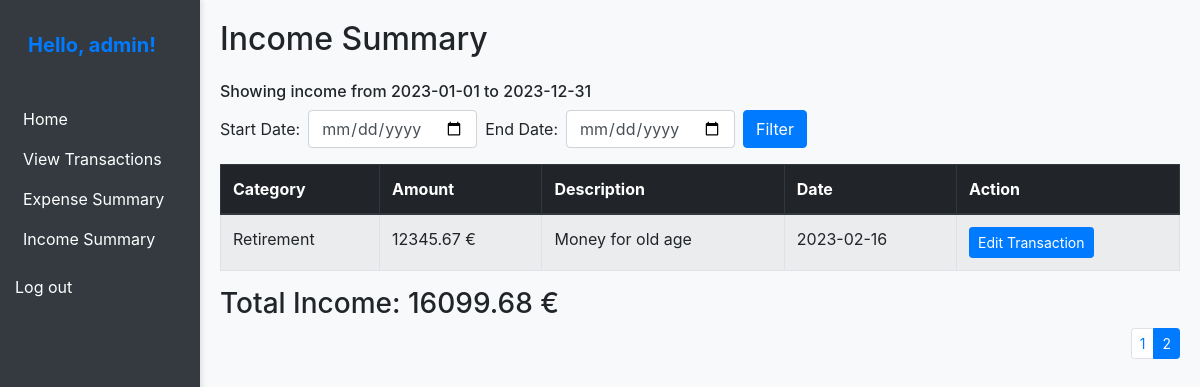
The page /expense_tracker/income_summary/?page=2 (signed in) on the database its author committed.
### expense_manager/models.py (models this page shows, shortened)
class Transaction(models.Model):
    user = models.ForeignKey(User, on_delete=models.CASCADE)
    amount = models.DecimalField(max_digits=10, decimal_places=2)
    category = models.ForeignKey(Category, on_delete=models.CASCADE)
    description = models.TextField(max_length=50, null=True, blank=True)
    date = models.DateField()
    TRANSACTION_TYPES = [
        ('income', 'Income'),
        ('expense', 'Expense'),
    ]
    transaction_type = models.CharField(max_length=10, choices=TRANSACTION_TYPES)
    class Meta:
        verbose_name = 'Transaction'
        verbose_name_plural = 'Transactions'

class Category(models.Model):
    user = models.ForeignKey(User, on_delete=models.CASCADE, blank=True, null=True)
    CATEGORY_CHOICES = (
        ('a', 'Housing'),
        ('b', 'Transportation'),
        ('c', 'Food'),
        ('d', 'Utilities'),
        ('e', 'Clothing'),
        ('f', 'Medical/Healthcare'),
        ('g', 'Insurance'),
        ('h', 'Household Items/Supplies'),
        ('i', 'Personal'),
        ('j', 'Debt'),
        ('k', 'Retirement'),
        ('l', 'Education'),
        ('m', 'Savings'),
        ('n', 'Gifts/Donations'),
        ('r', 'Entertainment'),
        ('o', 'Other')
    )
    category_name = models.CharField(max_length=1, choices=CATEGORY_CHOICES, blank=True, null=True,
                                     help_text='Categories')
    class Meta:
        verbose_name = 'Category'
        verbose_name_plural = 'Categories'

### expense_manager/views.py (the view)
# urls.py: path('income_summary/', views.income_summary, name='income_summary'),
@login_required
def income_summary(request):
    current_year = timezone.now().year
    start_date = f'{current_year}-01-01'
    end_date = f'{current_year}-12-31'
    if request.method == 'POST':
        start_date = request.POST.get('start_date')
        end_date = request.POST.get('end_date')
    income = Transaction.objects.filter(
        user=request.user,
        transaction_type='income',
        date__range=[start_date, end_date]
    ).order_by('-date', '-id')
    total_income = income.aggregate(Sum('amount'))['amount__sum']
    paginator = Paginator(income, 10)
    page_number = request.GET.get('page')
    income = paginator.get_page(page_number)
    context = {
        'income': income,
        'total_income': total_income,
        'start_date': start_date,
        'end_date': end_date,
    }
    return render(request, 'income_summary.html', context)

### templates/income_summary.html (shortened to what this page needs)
{% extends "base.html" %}
{% block content %}
    <h2 class="mb-4">Income Summary</h2>
    <h6>Showing income from {{ start_date }} to {{ end_date }}</h6>
    <form class="form-inline mb-3" method="post" action="{% url 'income_summary' %}">
        <div class="form-group mr-2">
            <label for="start_date" class="mr-2">Start Date:</label>
            <input type="date" id="start_date" name="start_date" class="form-control" required>
        </div>
        <div class="form-group mr-2">
            <label for="end_date" class="mr-2">End Date:</label>
            <input type="date" id="end_date" name="end_date" class="form-control" required>
        </div>
        <button type="submit" class="btn btn-primary">Filter</button>
    </form>
    {% if income %}
        <table class="table table-bordered table-striped">
            <thead class="thead-dark">
                <tr>
                    <th>Category</th>
                    <th>Amount</th>
                    <th>Description</th>
                    <th>Date</th>
                    <th>Action</th>
                </tr>
            </thead>
            <tbody>
                {% for income in income %}
                    <tr>
                        <td>{{ income.category.get_category_name_display }}</td>
                        <td>{{ income.amount|floatformat:2 }} €</td>
                        <td>{{ income.description }}</td>
                        <td>{{ income.date | date:"Y-m-d" }}</td>
                        <td>
                            <a href="{% url 'edit_transaction' income.id %}" class="btn btn-primary btn-sm">Edit Transaction</a>
                        </td>
                    </tr>
                {% endfor %}
            </tbody>
        </table>
        <h3>Total Income: {{ total_income|floatformat:2 }} €</h3>
    {% else %}
        <p>No income available.</p>
    {% endif %}
    <div>
    {% if income.has_other_pages %}
        <ul class="pagination pagination-sm justify-content-end">
            {% for i in income.paginator.page_range %}
                {% if income.number == i %}
                    <li class="page-item active">
                        <span class="page-link">{{ i }}</span>
                    </li>
                {% else %}
                    <li class="page-item">
                        <a class="page-link" href="?page={{ i }}">{{ i }}</a>
                    </li>
                {% endif %}
            {% endfor %}
        </ul>
    {% endif %}
</div>
{% endblock %}

### templates/base.html (shortened to what this page needs)
<!DOCTYPE html>
<html lang="en">
<head>
    <link rel="stylesheet" href="https://stackpath.bootstrapcdn.com/bootstrap/4.1.3/css/bootstrap.min.css">
    {% load static %}
    <link rel="stylesheet" href="{% static 'css/styles.css' %}">
</head>
<body>
    <div class="container-fluid">
        <div class="row">
            <div class="col-sm-2">
                {% block sidebar %}
                {% if user.is_authenticated %}
                <div class="text-center mb-4">
                    <a class="navbar-brand">
                        <p>Hello, {{ user.get_username }}!</p>
                    </a>
                </div>
                {% endif %}
                <ul class="sidebar-nav">
                    <li><a href="{% url 'index' %}">Home</a></li>
                    <li><a href="{% url 'transaction_list' %}">View Transactions</a></li>
                    <li><a href="{% url 'expense_summary' %}">Expense Summary</a></li>
                    <li><a href="{% url 'income_summary' %}">Income Summary</a></li>
                </ul>
                {% if user.is_authenticated %}
                <a href="{% url 'logout'%}" style="color: #ffffff;">Log out</a>
                {% else %}
                <a href="{% url 'login'%}" style="color: #ffffff;">Log in</a><br>
                <a href="{% url 'register'%}" style="color: #ffffff;">Register</a>
                {% endif %}
                {% endblock %}
            </div>
            <div class="custom-alert-container">
            </div>
            <div class="col-sm-10 ">
                {% block content %}{% endblock %}
            </div>
        </div>
    </div>
</body>
</html>

### expense_manager/static/css/styles.css (style rules this page uses)
.row { margin: 0; height: 100%; }
body { background-color: #f8f9fa; }
.container-fluid { height: 100vh; padding: 0; }
.sidebar-nav { list-style: none; padding: 0; background-color: #343a40; color: #ffffff; }
.sidebar-nav li { padding: 8px; }
.sidebar-nav a { color: #ffffff; text-decoration: none; }
.navbar-brand p { margin: 0; padding: 10px; color: #007bff; font-weight: bold; }
.custom-alert-container { position: fixed; top: 0; right: 0; z-index: 1000; padding: 10px; }
.col-sm-2 { background-color: #343a40; color: #fff; padding: 15px; min-height: 100%; box-shadow: 2px 0 5px rgba(0, 0, 0, 0.1); }
.col-sm-10 { padding: 20px; }

### rows shown on the page
Transaction: category.category_name "Retirement", amount "12345.67", description "Money for old age", date "2023-02-16"

### other values the page prints
{{ user.get_username }} "admin"
{{ start_date }} "2023-01-01"
{{ end_date }} "2023-12-31"
{{ total_income|floatformat:2 }} "16099.68"
{{ i }} "1"
{{ i }} "2"
